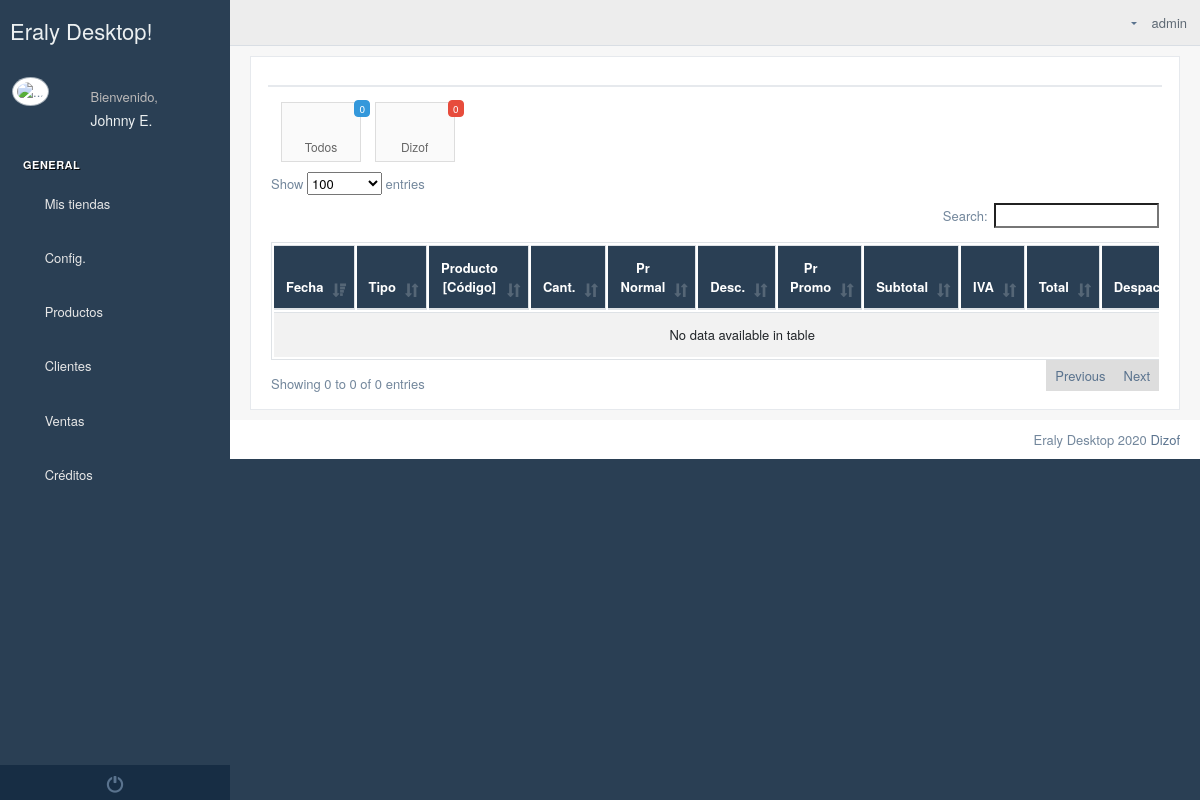
Page /store/autority/ (signed in) on the earlier database version.
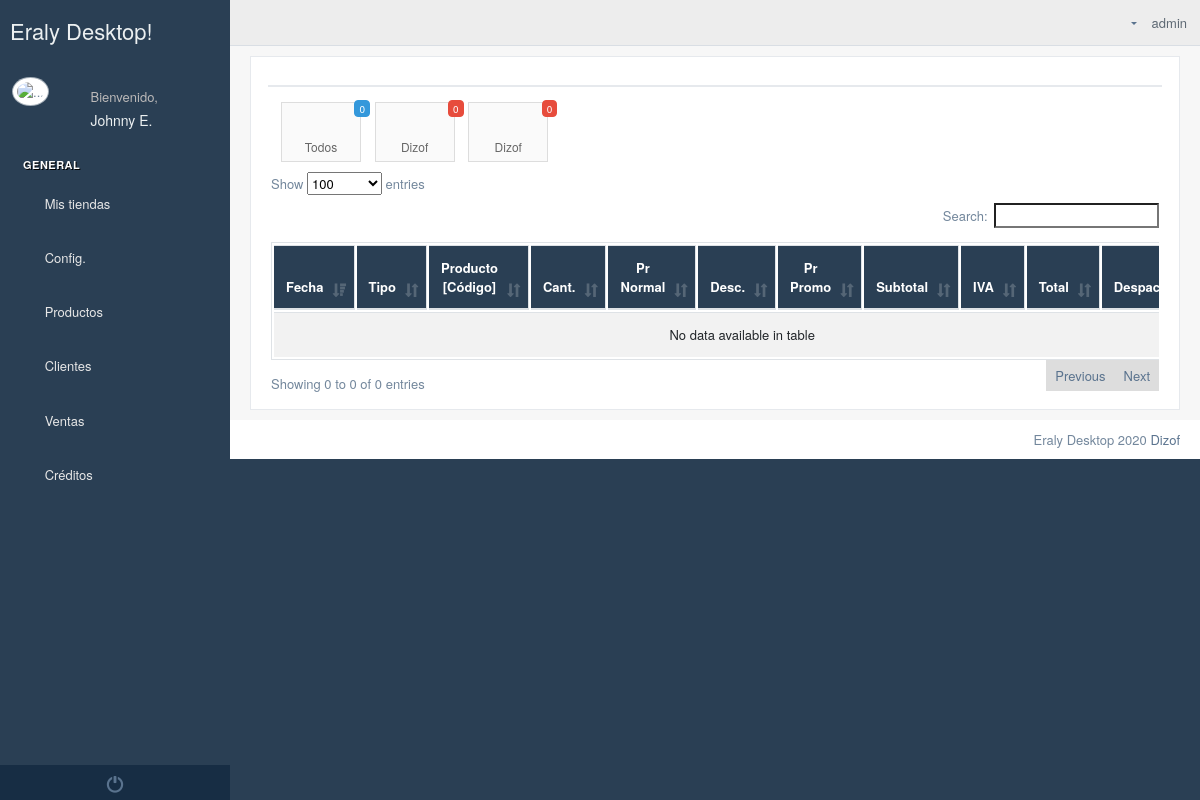
Same page on the later database version.
### Empresa/models.py (models this page shows, shortened)
class Establecimiento(models.Model):
    logo=models.ImageField(upload_to="logos/establecimientos",null=True,blank=True)
    banner=models.ImageField(upload_to="banner/establecimientos",null=True,blank=True)
    pie_pagina=models.ImageField(upload_to="pie/establecimientos",null=True,blank=True)
    cabecera_tienda=models.ImageField(upload_to="logos/tienda",null=True,blank=True)
    banner1=models.ImageField(upload_to="logos/tienda",null=True,blank=True)
    banner2=models.ImageField(upload_to="logos/tienda",null=True,blank=True)
    color_encabezado_documentos=models.CharField(max_length=40, default="#ffffff")
    usuario=models.ForeignKey(User,on_delete=models.CASCADE)
    ruc=models.CharField(max_length=13)
    nombreComercial=models.CharField(max_length=60)
    representateLegal=models.CharField(max_length=60)
    slug = models.SlugField(max_length=255, unique=True, blank=True)
    descripcion = RichTextUploadingField(null=True, blank=True)
    ubicacion_gps = models.CharField(max_length=300,null=True,blank=True)
    correo_electronico=models.EmailField(max_length=600,null=True,blank=True)
    web=models.CharField(max_length=400,null=True,blank=True)
    facebook=models.CharField(max_length=400,null=True,blank=True,default=" ")
    instagram=models.CharField(max_length=400, null=True, blank=True, default=" ")
    youtube = models.CharField(max_length=400,null=True,blank=True,default=" ")
    activo=models.BooleanField(default=False)

### Ventas/views.py (the view)
# urls.py: path("store/autority/",autorizar_ComprasWeb),
def autorizar_ComprasWeb(request):
    compras=DetalleCompraWeb.objects.filter(producto__establecimiento__usuarioempresa__user=request.user)
    contador=compras.count()
    if request.GET.get('establecimiento'):
        compras = compras.filter(producto__establecimiento_id=request.GET.get('establecimiento'))
    if request.POST:
        compra=compras.get(id=request.POST.get('producto_id'))
        compra.autorizado=True
        compra.save()
        messages.add_message(request,messages.SUCCESS,"Se ha autorizado el envío de mercaderías..!")
        return HttpResponseRedirect('/store/autority/?establecimiento=%s' %compra.producto.establecimiento_id)
    contexto={
        'comprasweb':compras,
        'total_compras':contador
    }
    return render(request,'Ventas/Ventas_Web.html',contexto)

### Producto/templatetags/productosTags.py (called while the page is built)
@register.simple_tag
def ventas_store(id_establecimiento):
    return  DetalleCompraWeb.objects.filter(producto__establecimiento_id=id_establecimiento,autorizado=False).count()

### templates/Ventas/Ventas_Web.html (shortened to what this page needs)
{% extends 'Home/index2.html' %}
{% block contenido_index %}
    {% load static %}
    {% load productosTags %}
    {% load mathfilters %}
    <div class="">
        <div class="row">
            <div class="col-md-12 col-sm-12 ">
                <div class="x_panel">
                    <div class="x_title">
                        <div class="clearfix"></div>
                    </div>
                    <div class="x_content">
                        <div class="row">
                            <div class="col-sm-12">
                                <a class="btn btn-app" href="/store/autority/">
                                    <i class="fa fa-bullhorn"></i>
                                    <span class="badge bg-blue">{{ total_compras }}</span>
                                    Todos</a>
                                {% for establecimiento in request.user.establecimiento_set.all %}
                                    <a class="btn btn-app"
                                       href="/store/autority/?establecimiento={{ establecimiento.id }}">
                                        <i class="fa fa-bullhorn"></i>
                                        <span class="badge bg-red">{% ventas_store establecimiento.id %}</span>
                                        {{ establecimiento.nombreComercial }}
                                    </a>
                                {% endfor %}
                                <div class="card-box table-responsive">
                                    <table id="listaDocumentos" class="table table-striped table-bordered"
                                           style="width:100%">
                                        <thead style="background-color: #2A3F54; color: white">
                                        <tr>
                                            <th style="text-align: center">Fecha</th>
                                            <th style="text-align: center">Tipo</th>
                                            <th style="text-align: center">Producto [Código]</th>
                                            <th style="text-align: center">Cant.</th>
                                            <th style="text-align: center">Pr Normal</th>
                                            <th style="text-align: center">Desc.</th>
                                            <th style="text-align: center">Pr Promo</th>
                                            <th style="text-align: center">Subtotal</th>
                                            <th style="text-align: center">IVA</th>
                                            <th style="text-align: center">Total</th>
                                            <th style="text-align: center">Despachar</th>
                                        </tr>
                                        </thead>
                                        <tbody>
                                        </tbody>
                                    </table>
                                </div>
                            </div>
                        </div>
                    </div>
                </div>
            </div>
        </div>
    </div>
{% endblock %}

Differences in the rows shown:
added Establecimiento: id "0", nombreComercial "Dizof"
